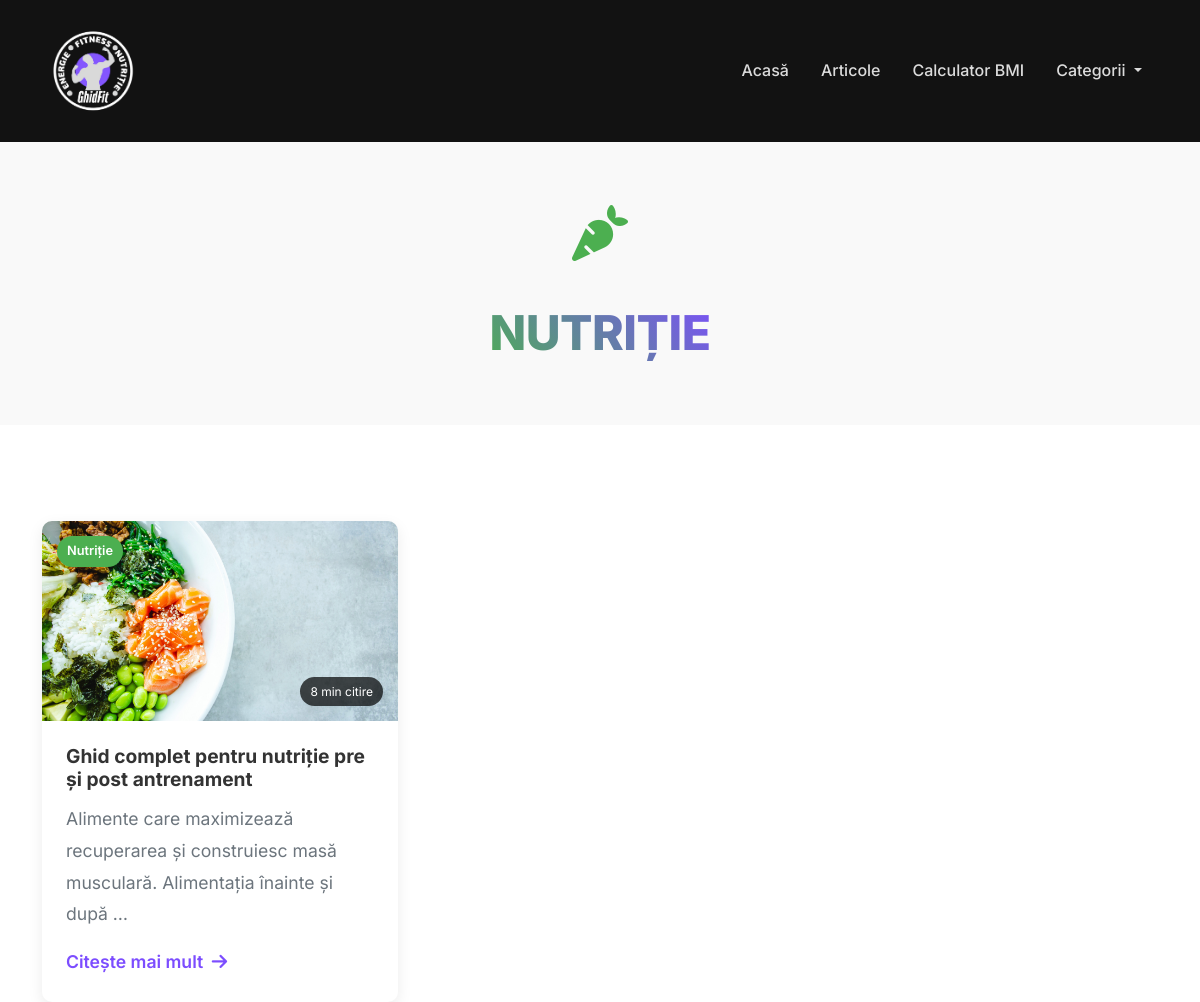
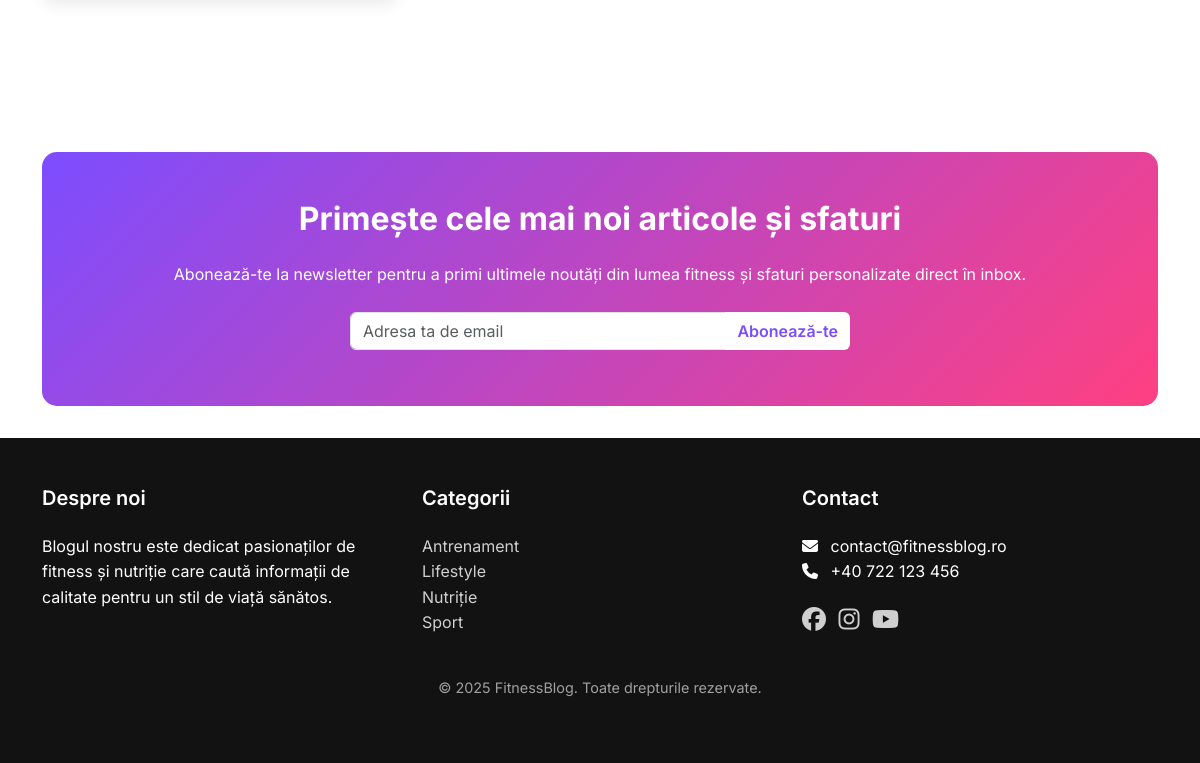
The page /categorie/nutritie/ on the database its author committed (2 pictures, top to bottom).
### blog/models.py (models this page shows, shortened)
class Category(models.Model):
    name = models.CharField(max_length=100, verbose_name='Nume')
    slug = models.SlugField(unique=True, verbose_name='Slug')
    icon = models.CharField(max_length=50, blank=True, null=True, verbose_name='Iconiță FontAwesome')
    class Meta:
        verbose_name = 'Categorie'
        verbose_name_plural = 'Categorii'
        ordering = ['name']

class Article(models.Model):
    title = models.CharField(max_length=200, verbose_name='Titlu')
    slug = models.SlugField(unique=True, verbose_name='Slug')
    content = RichTextField(verbose_name='Conținut')
    featured_image = models.ImageField(upload_to='articles/', verbose_name='Imagine principală')
    category = models.ForeignKey(Category, on_delete=models.CASCADE, related_name='articles', verbose_name='Categorie')
    created_at = models.DateTimeField(auto_now_add=True, verbose_name='Data creării')
    updated_at = models.DateTimeField(auto_now=True, verbose_name='Data actualizării')
    read_time = models.IntegerField(default=5, verbose_name='Timp de citire (minute)')
    meta_title = models.CharField(max_length=200, blank=True, verbose_name='Titlu Meta')
    meta_description = models.TextField(blank=True, verbose_name='Descriere Meta')
    meta_keywords = models.CharField(max_length=200, blank=True, verbose_name='Cuvinte cheie Meta')
    class Meta:
        verbose_name = 'Articol'
        verbose_name_plural = 'Articole'
        ordering = ['-created_at']

### blog/views.py (the view)
# urls.py: path('categorie/<slug:slug>/', views.category_articles, name='category_articles'),
def category_articles(request, slug):
    category = get_object_or_404(
        Category.objects.annotate(articles_count=Count('articles')).filter(articles_count__gt=0),
        slug=slug
    )
    articles_list = category.articles.order_by('-created_at')
    paginator = Paginator(articles_list, 9)
    page_number = request.GET.get('page')
    articles = paginator.get_page(page_number)
    context = {
        'category': category,
        'articles': articles,
        'adsense_locations': {
            ad.name: ad.ad_code for ad in AdSenseLocation.objects.filter(is_active=True)
        },
    }
    return render(request, 'blog/category_articles.html', context)

### blog/context_processors.py (called while the page is built)
def global_context(request):
    categories = Category.objects.annotate(
        articles_count=Count('articles')
    ).filter(articles_count__gt=0)
    adsense_locations = {
        ad.name: ad.ad_code for ad in AdSenseLocation.objects.filter(is_active=True)
    }
    return {
        'categories': categories,
        'adsense_locations': adsense_locations
    }

### templates/blog/category_articles.html (shortened to what this page needs)
{% extends 'blog/base.html' %}
{% load static %}
{% block content %}
<section class="category-header py-5">
    <div class="container">
        <div class="row">
            <div class="col-lg-8 mx-auto text-center">
                <div class="category-icon">
                    {% if category.icon %}
                    <i class="fas {{ category.icon }}"></i>
                    {% endif %}
                </div>
                <h1 class="category-title">{{ category.name }}</h1>
            </div>
        </div>
    </div>
</section>
<section class="articles-grid-section py-5">
    <div class="container">
        <div class="row">
            {% for article in articles %}
            <div class="col-md-4 mb-4">
                <div class="article-card">
                    <div class="article-img">
                        <img src="{{ article.featured_image.url }}" alt="{{ article.title }}">
                        <div class="article-category {{ article.category.slug }}">{{ article.category.name }}</div>
                        <div class="article-time">{{ article.read_time }} min citire</div>
                    </div>
                    <div class="article-content">
                        <h3 class="article-title"><a href="{% url 'blog:article_detail' article.slug %}">{{ article.title }}</a></h3>
                        <p class="article-excerpt">{{ article.content|truncatechars:100 }}</p>
                        <a href="{% url 'blog:article_detail' article.slug %}" class="read-more">Citește mai mult <i class="fas fa-arrow-right ms-1"></i></a>
                    </div>
                </div>
            </div>
            {% empty %}
            <div class="col-12 text-center py-5">
                <p>Nu există articole în această categorie momentan.</p>
            </div>
            {% endfor %}
        </div>
    </div>
</section>
{% endblock %}

### templates/blog/base.html (shortened to what this page needs)
<!DOCTYPE html>
<html lang="ro">
<head>
    <link rel="stylesheet" href="https://cdnjs.cloudflare.com/ajax/libs/font-awesome/6.5.1/css/all.min.css">
    <link href="https://cdn.jsdelivr.net/npm/bootstrap@5.3.2/dist/css/bootstrap.min.css" rel="stylesheet">
    {% load static %}
    <link rel="stylesheet" href="{% static 'css/styles.css' %}">
</head>
<body>
    <header class="header">
        <nav class="navbar navbar-expand-lg navbar-dark">
            <div class="container">
                <a class="navbar-brand mx-auto order-0" href="{% url 'blog:home' %}">
                    <picture>
                        <source srcset="{% static 'images/logo.webp' %}" type="image/webp">
                        <img src="{% static 'images/logo.webp' %}" alt="GhidFit" class="navbar-logo">
                    </picture>
                </a>
                <div class="collapse navbar-collapse order-2" id="navbarNav">
                    <ul class="navbar-nav ms-auto">
                        <li class="nav-item">
                            <a class="nav-link" href="{% url 'blog:home' %}">Acasă</a>
                        </li>
                        <li class="nav-item">
                            <a class="nav-link" href="{% url 'blog:all_articles' %}">Articole</a>
                        </li>
                        <li class="nav-item">
                            <a class="nav-link" href="{% url 'blog:bmi_calculator' %}">Calculator BMI</a>
                        </li>
                        <li class="nav-item dropdown">
                            <a class="nav-link dropdown-toggle" href="#" id="navbarDropdown" role="button" data-bs-toggle="dropdown" aria-expanded="false">
                                Categorii
                            </a>
                        </li>
                    </ul>
                </div>
            </div>
        </nav>
    </header>
    <main>
        {% block content %}{% endblock %}
    </main>
    <section class="newsletter-section">
        <div class="container">
            <div class="newsletter-container py-5 px-4">
                <div class="row">
                    <div class="col-lg-12 text-center">
                        <h2 class="section-title">Primește cele mai noi articole și sfaturi</h2>
                        <p class="mb-4">Abonează-te la newsletter pentru a primi ultimele noutăți din lumea fitness și sfaturi personalizate direct în inbox.</p>
                        <form id="newsletter-form" class="newsletter-form">
                            <div class="input-group">
                                <input type="email" class="form-control" id="email" name="email" placeholder="Adresa ta de email" required>
                                <button type="submit" class="btn subscribe-btn">Abonează-te</button>
                            </div>
                        </form>
                    </div>
                </div>
            </div>
        </div>
    </section>
    <footer class="footer py-5">
        <div class="container">
            <div class="row">
                <div class="col-md-4">
                    <h5>Despre noi</h5>
                    <p>Blogul nostru este dedicat pasionaților de fitness și nutriție care caută informații de calitate pentru un stil de viață sănătos.</p>
                </div>
                <div class="col-md-4">
                    <h5>Categorii</h5>
                    <ul class="list-unstyled">
                        {% for category in categories %}
                            <li><a href="{% url 'blog:category_articles' category.slug %}">{{ category.name }}</a></li>
                        {% endfor %}
                    </ul>
                </div>
                <div class="col-md-4">
                    <h5>Contact</h5>
                    <ul class="list-unstyled">
                        <li><i class="fas fa-envelope me-2"></i> contact@fitnessblog.ro</li>
                        <li><i class="fas fa-phone me-2"></i> +40 722 123 456</li>
                    </ul>
                    <div class="social-icons mt-3">
                        <a href="#" class="me-2"><i class="fab fa-facebook"></i></a>
                        <a href="#" class="me-2"><i class="fab fa-instagram"></i></a>
                        <a href="#" class="me-2"><i class="fab fa-youtube"></i></a>
                    </div>
                </div>
            </div>
            <div class="row mt-4">
                <div class="col-md-12 text-center">
                    <p class="copyright">© 2025 FitnessBlog. Toate drepturile rezervate.</p>
                </div>
            </div>
        </div>
    </footer>
</body>
</html>

### static/css/styles.css (style rules this page uses)
:root { --primary-color: #7c4dff; --primary-hover: #6a3ff5; --secondary-color: #ff4081; --secondary-hover: #f50057; --text-color: #333; --light-text: #fff; --dark-bg: #121212; --light-bg: #f9f9f9; --gray-color: #6c757d; --border-color: #e9ecef; --antrenament-color: #ff5722; --nutritie-color: #4caf50; --lifestyle-color: #2196f3; }
body { font-family: 'Inter', sans-serif; color: var(--text-color); line-height: 1.6; background-color: #fff; }
a { color: var(--primary-color); text-decoration: none; transition: all 0.3s ease; }
.section-title { font-weight: 700; margin-bottom: 1.5rem; }
.header { background-color: var(--dark-bg); }
.navbar-dark { padding: 1rem 0; }
.navbar-logo { height: 100px; width: auto; }
.navbar-dark .navbar-nav .nav-link { color: rgba(255, 255, 255, 0.85); font-weight: 500; padding: 0.5rem 1rem; }
.navbar-brand { font-family: 'Inter', sans-serif; font-weight: 700; font-size: 1.5rem; letter-spacing: -0.5px; }
.article-card { border-radius: 10px; overflow: hidden; box-shadow: 0 5px 15px rgba(0, 0, 0, 0.08); transition: all 0.3s ease; height: 100%; display: flex; flex-direction: column; background-color: white; }
.article-img { position: relative; height: 200px; }
.article-img img { width: 100%; height: 100%; object-fit: cover; }
.article-category { position: absolute; top: 15px; left: 15px; background-color: var(--primary-color); color: white; padding: 5px 10px; border-radius: 20px; font-size: 0.8rem; font-weight: 600; }
.article-category.nutritie { background-color: var(--nutritie-color); }
.article-time { position: absolute; bottom: 15px; right: 15px; background-color: rgba(0, 0, 0, 0.7); color: white; padding: 5px 10px; border-radius: 20px; font-size: 0.75rem; }
.article-content { padding: 1.5rem; flex: 1; display: flex; flex-direction: column; }
.article-title { font-size: 1.2rem; font-weight: 700; margin-bottom: 0.75rem; }
.article-title a { color: var(--text-color); }
.article-excerpt { color: var(--gray-color); margin-bottom: 1rem; flex-grow: 1; }
.read-more { font-weight: 600; color: var(--primary-color); margin-top: auto; }
.newsletter-section { padding: 2rem 0; }
.newsletter-container { background: linear-gradient(135deg, var(--primary-color), var(--secondary-color)); border-radius: 15px; color: white; }
.newsletter-form { max-width: 500px; margin: 0 auto; }
.subscribe-btn { background-color: white; color: var(--primary-color); font-weight: 600; border: none; transition: all 0.3s ease; }
.footer { background-color: var(--dark-bg); color: white; }
.footer h5 { color: white; font-weight: 600; margin-bottom: 1.5rem; }
.footer a { color: rgba(255, 255, 255, 0.8); transition: all 0.3s ease; }
.footer .social-icons a { font-size: 1.5rem; margin-right: 1rem; }
.copyright { color: rgba(255, 255, 255, 0.6); font-size: 0.9rem; }
.article-content { font-size: 1.1rem; line-height: 1.8; }
.category-header, .page-header { background-color: var(--light-bg); padding: 3rem 0; }
.category-icon { font-size: 3rem; margin-bottom: 1rem; color: var(--primary-color); }
.category-title, .page-title { font-size: 2.5rem; font-weight: 700; margin-bottom: 1rem; }
.category-header { padding: 4rem 0; background-color: var(--light-bg); text-align: center; }
.category-icon { font-size: 3.5rem; margin-bottom: 1.5rem; color: var(--nutritie-color); text-align: center; }
.category-icon i { display: inline-block; }
.category-title { font-family: 'Inter', sans-serif; font-weight: 800; font-size: 3rem; letter-spacing: -0.5px; margin: 0 auto 1rem auto; background: linear-gradient(45deg, var(--nutritie-color), var(--primary-color)); -webkit-background-clip: text; background-clip: text; -webkit-text-fill-color: transparent; text-transform: uppercase; text-align: center; display: table; padding: 0 15px; }

### rows shown on the page
Category: name "NUTRIȚIE", name "Nutriție"
Article: featured_image (placeholder picture), category.name "Nutriție", read_time "8", title "Ghid complet pentru nutriție pre și post antrenament", content "Alimente care maximizează recuperarea și construiesc masă musculară. Alimentația înainte și după …"
Category: name "Antrenament"
Category: name "Lifestyle"
Category: name "Sport"
